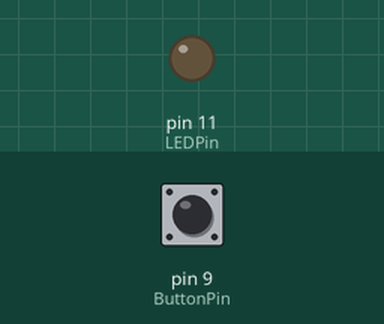
This sketch was run on a simulated Arduino Uno, built with avr-gcc and run on an emulated ATmega328P. On the bench: output pins drawn as LEDs (lit = HIGH). The inputs (shaded band) are chosen by the test bench; at power-on: pin 9 (ButtonPin) LOW. What the sketch prints to the serial monitor is not drawn.

Above: at 1.2 s.
1.3 s: pin 9 (ButtonPin) pulled HIGH for 0.15 s
At 1.37 s:
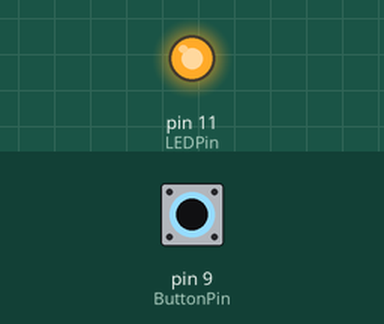
2.9 s: pin 9 (ButtonPin) pulled HIGH for 3.2 s
At 6.5 s:
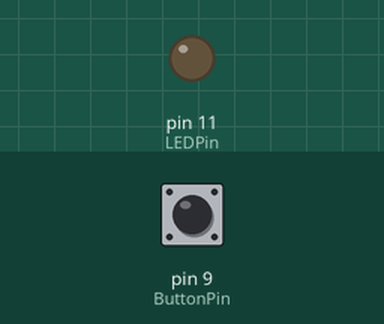
Timing chart, 0 to 8.0 s (numbered marks = the images above; inputs shaded):
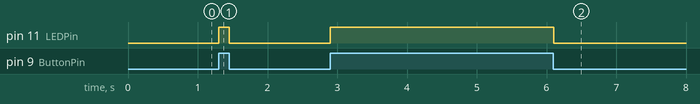

The sketch:

04_Push_Button_basic.ino
```cpp
const int LEDPin = 11;
const int ButtonPin = 9;

void setup() {
  // put your setup code here, to run once:
  Serial.begin(9600);
  pinMode(LEDPin, OUTPUT);
  pinMode(ButtonPin, INPUT);
}

void loop() {
  // put your main code here, to run repeatedly:
  Serial.println(digitalRead(ButtonPin));
  if (digitalRead(ButtonPin) == 1)
    digitalWrite(LEDPin, 1);
  else
    digitalWrite(LEDPin, 0);
}
```

Measured:
- after the input at 1.3 s, pin 11 (LEDPin): LOW → HIGH at once, → LOW 0.15 s later
- after the input at 2.9 s, pin 11 (LEDPin): LOW → HIGH at once, → LOW 3.2 s later
